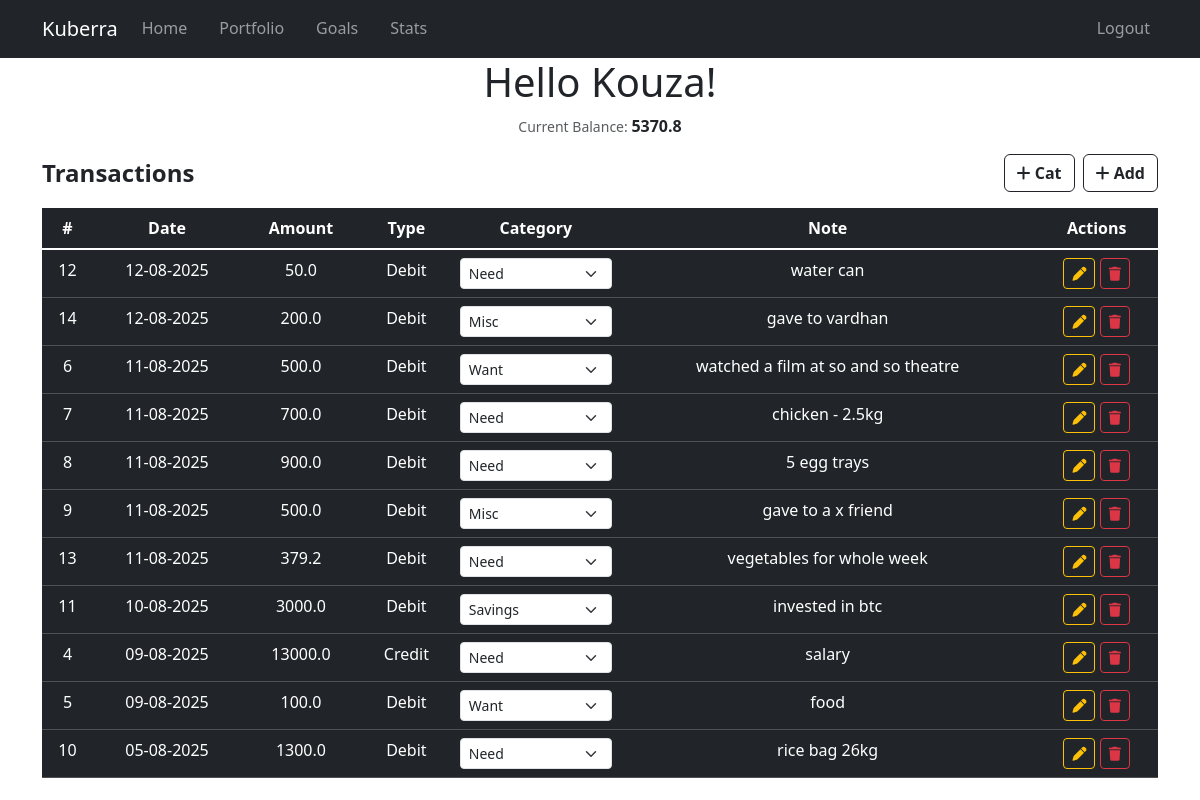
Page / (signed in) on the earlier database version.
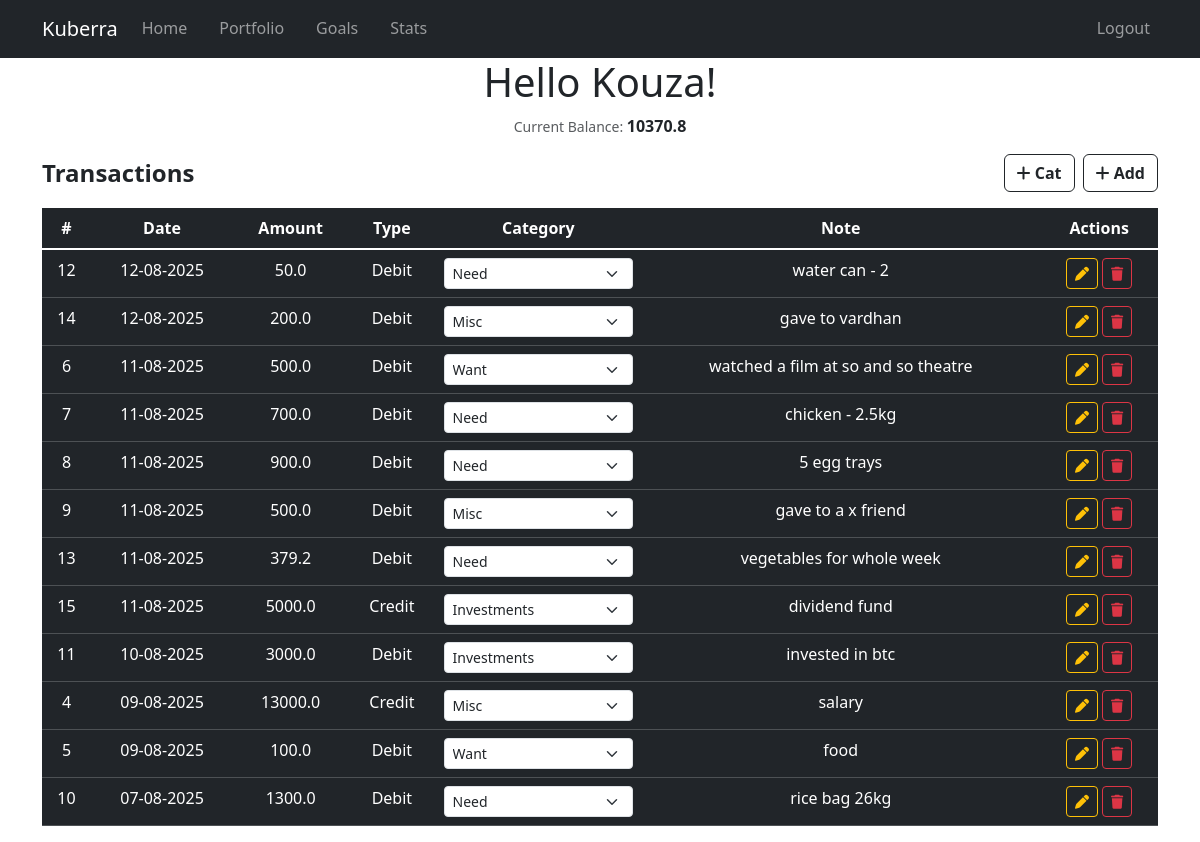
Same page on the later database version.
### website/models.py (models this page shows)
class User(db.Model, UserMixin):
    id = db.Column(db.Integer, primary_key=True)
    username = db.Column(db.String(150), unique=True, nullable=False)
    email = db.Column(db.String(150), unique=True, nullable=False)
    password = db.Column(db.String(150), nullable=False)
    date_created = db.Column(db.DateTime(timezone=True), server_default=func.now())
    transactions = db.relationship('Transaction', backref='owner', lazy=True)
    categories = db.relationship('Category', backref='owner', lazy=True)

class Transaction(db.Model):
    id = db.Column(db.Integer, primary_key=True)
    txn_date = db.Column(db.DateTime(timezone=True), server_default=func.now())
    amount = db.Column(db.Float, nullable=False)
    txn = db.Column(db.String(6), nullable=False, server_default='DEBIT')
    note = db.Column(db.String, nullable=True)
    category_id = db.Column(db.Integer, db.ForeignKey('category.id'), nullable=True)
    user_id = db.Column(db.Integer, db.ForeignKey('user.id', ondelete='CASCADE'), nullable=False)
    __table_args__ = (
        CheckConstraint("txn IN ('CREDIT', 'DEBIT')", name="check_txn_type"),
    )

class Category(db.Model):
    id = db.Column(db.Integer, primary_key=True)
    name = db.Column(db.String(100), nullable=False)
    user_id = db.Column(db.Integer, db.ForeignKey('user.id', ondelete='CASCADE'), nullable=False)
    transactions = db.relationship('Transaction', backref='category', lazy=True)

### website/views.py (the view, shortened to what this page needs)
@views.route('/', methods=['GET', 'POST'])
@login_required
def home():
    transactions = Transaction.query.filter_by(user_id=current_user.id).order_by(Transaction.txn_date.desc()).all()
    balance = sum(
        t.amount if t.txn == "CREDIT" else -t.amount
        for t in transactions
    )
    categories = Category.query.filter_by(user_id=current_user.id).all()
    return render_template(
        'home.html',
        transaction=transactions,
        current_date=date.today().isoformat(),
        categories=categories,
        balance=balance,
        user=current_user
    )

### website/__init__.py (called while the page is built)
def create_app():
    app = Flask(__name__)
    app.config['SECRET_KEY'] = 'duckthisshitimout'
    app.config['SQLALCHEMY_DATABASE_URI'] = f'sqlite:///{NAME}'
    db.init_app(app)
    from .views import views
    from .auth import auth
    app.register_blueprint(views, url_prefix='/')
    app.register_blueprint(auth, url_prefix='/')
    from .models import User, Category, Transaction
    create_db(app)
    manager = LoginManager()
    manager.login_view = 'auth.login'
    manager.init_app(app)
    @manager.user_loader
    def load_user(user_id):
        return User.query.get(int(user_id))
    return app

### website/templates/home.html (shortened to what this page needs)
{% extends "base.html" %}
{% block content %}
    <h1 align="center">Hello {{ current_user.username.capitalize() }}!</h1>
    <p align="center"><small class="text-body-secondary">Current Balance: </small><b>{{ balance }}</b></p>
    <div class="d-flex justify-content-between align-items-center mb-3">
                <h4 class="mb-0"><b>Transactions</b></h4>
            <div class="d-flex gap-2">
                <button type="button" class="btn btn-outline-dark fw-bold" data-bs-toggle="modal" data-bs-target="#categoryModal">
                    <i class="fa-solid fa-plus"></i> Cat
                </button>
                <button type="button" class="btn btn-outline-dark fw-bold" data-bs-toggle="modal" data-bs-target="#addForm">
                    <i class="fa-solid fa-plus"></i> Add
                </button>
            </div>
    </div>
    <table class="table table-hover table-dark">
        <thead align="center" class="table-dark text-center">
        <tr>
            <th scope="col">#</th>
            <th scope="col">Date</th>
            <th scope="col">Amount</th>
            <th scope="col">Type</th>
            <th scope="col">Category</th>
            <th scope="col">Note</th>
            <th scope="col">Actions</th>
        </tr>
        </thead>
        <tbody class="table-group-divider" align="center">
        {% for t in transaction %}
        <tr>
            <td>{{ t.id }}</td>
            <td>{{ t.txn_date.strftime('%d-%m-%Y') if t.txn_date else '' }}</td>
            <td>{{ t.amount }}</td>
            <td>{{ t.txn.capitalize() }}</td>
            <td>
                <form method="POST" action="{{ url_for('views.home') }}">
                    <select name="category_id" class="form-select form-select-sm" onchange="this.form.submit()">
                        {% for c in categories %}
                            <option value="{{ c.id }}" {% if t.category_id == c.id %}selected{% endif %}>
                                {{ c.name.capitalize() }}
                            </option>
                        {% endfor %}
                    </select>
                </form>
            </td>
            <td class="text-truncate" style="max-width: 300px;">{{ t.note }}</td>
            <td>
                <a href="#"
                class="btn btn-outline-warning btn-sm edit-transaction-btn"
                data-id="{{ t.id }}"
                data-date="{{ t.txn_date.strftime('%Y-%m-%d') }}"
                data-txn="{{ t.txn }}"
                data-amount="{{ t.amount }}"
                data-category-id="{{ t.category_id }}"
                data-note="{{ t.note }}">
                <i class="fa-solid fa-pen"></i>
                </a>
                <a href="/delete/{{ t.id }}"
                class="btn btn-outline-danger btn-sm">
                <i class="fa-solid fa-trash"></i>
                </a>
            </td>
        </tr>
        {% endfor %}
        </tbody>
    </table>
{% endblock %}

### website/templates/base.html (shortened to what this page needs)
<!DOCTYPE html>
<html lang="en">
<head>
    <link href="https://cdn.jsdelivr.net/npm/bootstrap@5.3.7/dist/css/bootstrap.min.css" rel="stylesheet">
</head>
<body>
    <nav class="navbar navbar-expand-lg navbar-dark bg-dark">
    <div class="container">
        <a class="navbar-brand" href="#" >Kuberra</a>
        <div class="collapse navbar-collapse">
        <ul class="navbar-nav me-auto nav-underline">
            {% if user.is_authenticated %}
            <li class="nav-item">
                <a class="nav-link" href="{{ url_for('views.home') }}">Home</a>
            </li>
            <li class="nav-item">
                <a class="nav-link" href="{{ url_for('views.portfolio') }}">Portfolio</a>
            </li>
            <li class="nav-item">
                <a class="nav-link" href="{{ url_for('views.goals') }}">Goals</a>
            </li>
            <li class="nav-item">
                <a class="nav-link" href="{{ url_for('views.stats') }}">Stats</a>
            </li>
            {% endif %}
        </ul>
        <ul class="navbar-nav ms-auto nav-underline">
            {% if user.is_authenticated %}
            <li class="nav-item">
                <a class="nav-link" href="{{ url_for('auth.logout') }}">Logout</a>
            </li>
            {% endif %}
        </ul>
        </div>
    </div>
    </nav>
    <div class="container">{% block content %} {% endblock %}</div>
</body>
</html>

Differences in the rows shown:
changed Transaction id 12: note "water can" → "water can - 2"
added Transaction: id "15", txn_date "11-08-2025", amount "5000.0", txn "Credit", category_id "Investments", note "dividend fund"
changed through a linked row, Transaction "invested in btc": category_id "Savings" → "Investments"
changed Transaction "salary": category_id "Need" → "Misc"
changed Transaction "rice bag 26kg": txn_date "05-08-2025" → "07-08-2025"
Other differences:
{{ balance }}: "5370.8" → "10370.8"
